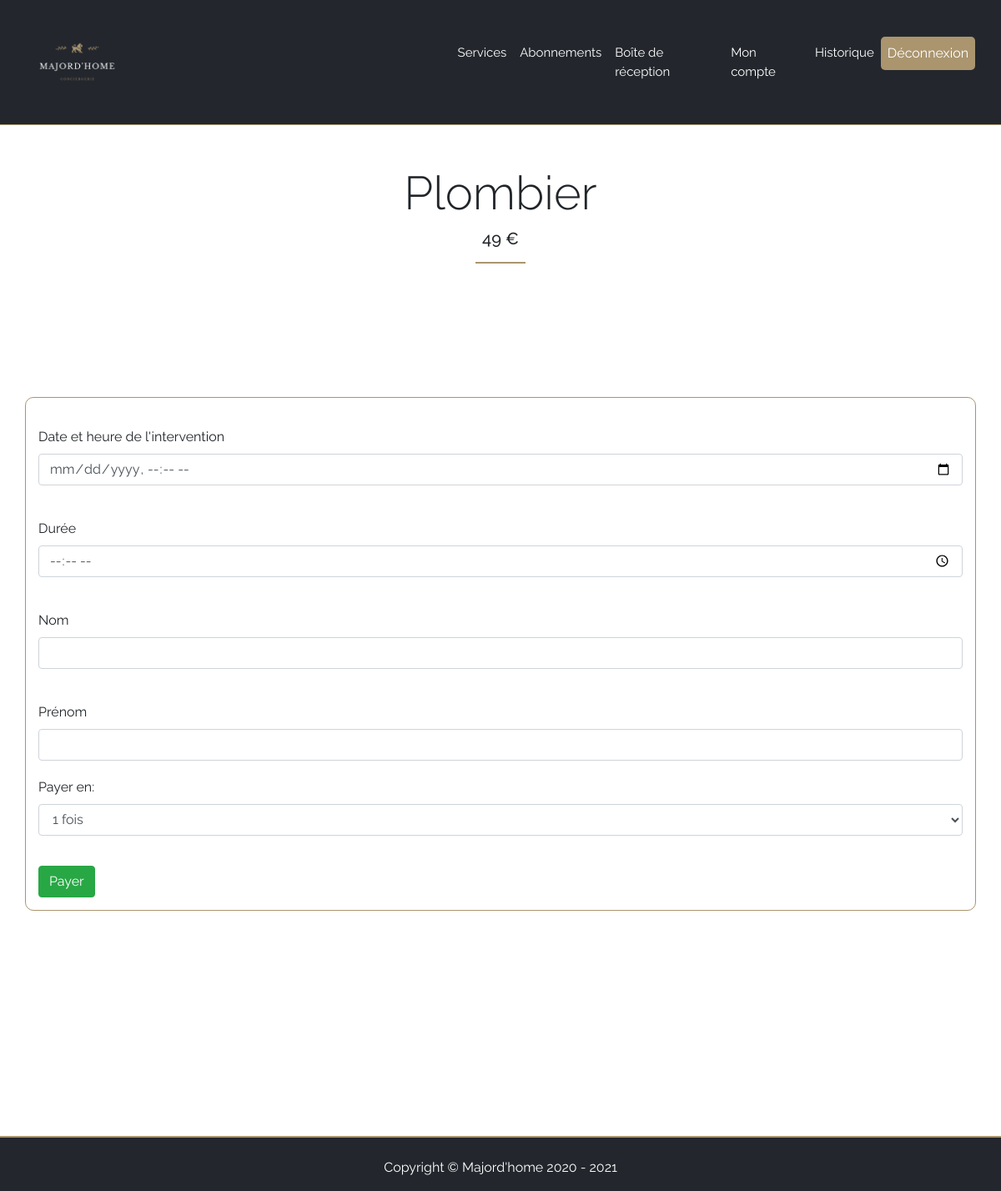
The page /pages/front/registerServices.php?id=3 (signed in) on the database its author committed.
### tables this page shows
CREATE TABLE `service` (
  `idService` int(11) NOT NULL,
  `nom` varchar(80) NOT NULL,
  `description` text,
  `prix` float DEFAULT NULL,
  `statut` int(11) DEFAULT NULL,
  `idCategorie` int(11) DEFAULT NULL
);

CREATE TABLE `caracteristique` (
  `idCaracteristique` int(11) NOT NULL,
  `nom` varchar(80) NOT NULL,
  `type` varchar(50) NOT NULL,
  `idService` int(11) NOT NULL
);

### pages/front/registerServices.php (the view, shortened to what this page needs)
<?php
require "header.php";
if(!empty($_GET)){
    $id = $_GET['id'];
}else{
    $id = 0;
}
$req = $connect->prepare("SELECT idCaracteristique, nom, type FROM caracteristique WHERE idService = $id");
$req->execute(array());
$data= $connect->query("SELECT nom, prix FROM service WHERE idService = $id");
?>
<section >
    <div class="pricing-header px-3 py-3 pt-md-5 pb-md-4 mx-auto text-center">
        <?php
            foreach ($data->fetchAll() as $service){
                $service['prix'] = $service['prix']/100;
                echo '<h1 class="display-4">'.$service["nom"].'</h1>';
                echo '<h5>'.$service["prix"].' €</h5>';
            }
        ?>
        <hr class="hr">
    </div>
    <form method="post" action="paymentService.php">
        <div class="container borderSubscription">
            <label for="intervention" class="lab area">Date et heure de l'intervention</label>
            <input name="intervention" type="datetime-local" id="intervention" class="form-control inputRegister" required="">
            <label for="time" class="lab area">Durée</label>
            <input name="time" type="time" id="time" class="form-control inputRegister" required="">
            <?php
                foreach ($req->fetchAll() as $caracteristique) {
                    echo '<label for="'.$caracteristique["nom"].'" class="lab area">'.$caracteristique["nom"].'</label>';
                    echo '<input name="'.$caracteristique["nom"].'" type="'.$caracteristique["type"].'" id="'.$caracteristique["nom"].'" class="form-control inputRegister" required="">';
                }
            ?>
            <div class="form-group">
                <label for="number">Payer en:</label>
                <select name="number" class="form-control" id="number">
                    <option value="1">1 fois</option>
                </select>
            </div>
            <input type="submit" class="btn btn-success area" value="Payer">
        </div>
    </form>
</section>
<?php
require "../footer.php";
?>

### css/body.css (style rules this page uses)
html, body { height: 100%; }
body { margin: 0; display: flex; flex-direction: column; min-height: 100vh; font-family: Raleway; }
.hr { width: 5%; border: 1px solid #aa956f; }
.lab { margin-top: 20px; }
.btn { margin-top: 20px; }
section { flex: 1; }

### css/front/subscription.css (style rules this page uses)
.borderSubscription { width: 100%; padding: 15px; margin: auto; border: 1px solid #aa956f; border-radius: 10px; }

### css/front/inbox.css (style rules this page uses)
body { font-family: 'Raleway'; }
section { padding-bottom: 100px; }
.hr { width: 5%; border: 1px solid #aa956f; }

### css/back/subscription.css (style rules this page uses)
.borderSubscription { padding: 15px; margin: auto; margin-bottom: 10%; margin-top: 10%; border: 1px solid #aa956f; border-radius: 10px; }

### css/back/customer.css (style rules this page uses)
.inputRegister { margin-bottom: 20px; }

### css/back/category.css (style rules this page uses)
.hr { width: 5%; border: 1px solid #aa956f; }
section { padding-bottom: 150px; }

### css/back/serviceBack.css (style rules this page uses)
.hr { width: 5%; border: 1px solid #aa956f; }
section { padding-bottom: 150px; }

### rows shown on the page
service: nom "Plombier", prix "49"
caracteristique: nom "Nom"
caracteristique: nom "Prénom"
